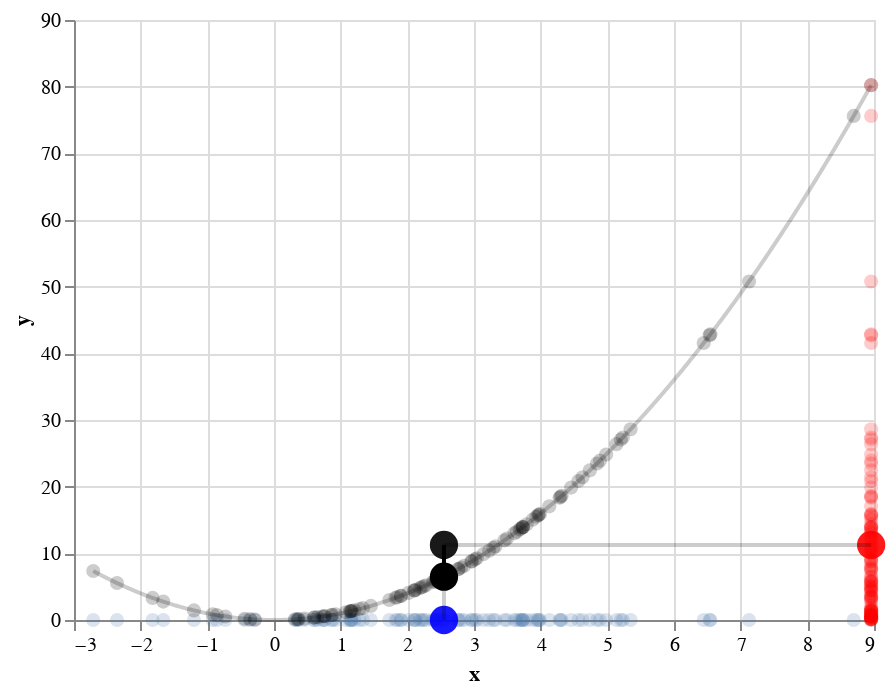

The cell this chart's notebook holds for it:
### Code cell
import altair as alt
from vega_datasets import data

import numpy as np

def make_bar_chart(size, opacity, data):
    return alt.Chart(data).mark_bar(size=10, opacity=.2).encode(
        x='x:Q',  # specify ordinal data
        y='y:Q',  # specify quantitative data
    )
    return

def make_plot(s):

    def f(x):
        return x ** 2

    expected_value = f(np.mean(s))
    expected_sq = np.mean([f(i) for i in s])


    def make_altair_object(X, Y):
        bi = []
        for x, y in zip(X,Y):
            bi.append({"x":x, "y":y})
        return alt.Data({"values" : bi})

    point_size = 50
    expectation_size = 200
    point_opacity = .2
    expectation_opacity = .9
    line_opacity=.2

    dt = make_altair_object(s, np.zeros_like(s))

    c1 = alt.Chart(dt).mark_point(size=point_size, filled=True, opacity=point_opacity).encode(
        x='x:Q',  # specify ordinal data
        y='y:Q',  # specify quantitative data
    )

    x = np.linspace(min(s), max(s), 1000)
    y = [f(i) for i in x]
    dt = make_altair_object(x, y)


    c2 = alt.Chart(dt).mark_line(opacity=line_opacity, color="black").encode(
        x='x:Q',  # specify ordinal data
        y='y:Q',  # specify quantitative data
    )

    dt = make_altair_object([np.mean(s)], [0])

    c3 = alt.Chart(dt).mark_point(size=expectation_size, color="blue", opacity=expectation_opacity, filled=True).encode(
        x='x:Q',  # specify ordinal data
        y='y:Q',  # specify quantitative data
    )


    dt = make_altair_object(X=s, Y=[f(i) for i in s])

    c4 = alt.Chart(dt).mark_point(opacity=point_opacity, size=point_size, color="black", filled=True).encode(
        x='x:Q',  # specify ordinal data
        y='y:Q',  # specify quantitative data
    )

    dt = make_altair_object(np.zeros_like(s) + np.max(x), Y=[f(i) for i in s])


    c5 = alt.Chart(dt).mark_point(opacity=point_opacity, size=point_size, color="red", filled=True).encode(
        x='x:Q',  # specify ordinal data
        y='y:Q',  # specify quantitative data
    )

    dt = make_altair_object([np.max(s)], [np.mean([f(i) for i in s])])

    c6 = alt.Chart(dt).mark_point(opacity=expectation_opacity, size=expectation_size, color="red", filled=True).encode(
        x='x:Q',  # specify ordinal data
        y='y:Q',  # specify quantitative data
    )

    dt = make_altair_object([np.mean(s)], [np.mean([f(i) for i in s])])

    c7 = alt.Chart(dt).mark_point(opacity=expectation_opacity, size=expectation_size, color="black", filled=True).encode(
        x='x:Q',  # specify ordinal data
        y='y:Q',  # specify quantitative data
    )

    x = [np.mean(s), np.max(s)]
    y = [np.mean([f(i) for i in s]), np.mean([f(i) for i in s])]

    dt = make_altair_object(x,y)

    c8 = alt.Chart(dt).mark_line(color="black", opacity=line_opacity).encode(
        x='x:Q',  # specify ordinal data
        y='y:Q',  # specify quantitative data
    )

    x = [np.mean(s), np.mean(s)]
    y = [np.mean([f(i) for i in s]), 0]

    dt = make_altair_object(x,y)

    c9 = alt.Chart(dt).mark_line(color="black", opacity=line_opacity).encode(
        x='x:Q',  # specify ordinal data
        y='y:Q',  # specify quantitative data
    )

    x = [np.mean(s), np.mean(s)]
    y = [np.mean([f(i) for i in s]), f(np.mean(s))]

    dt = make_altair_object(x,y)

    c10 = alt.Chart(dt).mark_line(color="black", opacity=1, thickness=100).encode(
        x='x:Q',  # specify ordinal data
        y='y:Q',  # specify quantitative data
    )


    x = [np.mean(s)]
    y = [f(np.mean(s))]

    dt = make_altair_object(x,y)

    c11 = alt.Chart(dt).mark_point(color="black", opacity=1, filled=True, size=expectation_size).encode(
        x='x:Q',  # specify ordinal data
        y='y:Q',  # specify quantitative data
    )
    
    return c1 + c2 + c3 + c4 + c5 + c6 + c7 + c8 + c9 + c10 + c11

make_plot()

### Figure 1 — Vega-Lite specification as saved in the notebook (floating-point values rounded to 4 significant figures; data arrays with more than 128 entries replaced by an {"elided": "..."} marker saying what was removed)
{"$schema": "https://vega.github.io/schema/vega-lite/v2.6.0.json", "config": {"view": {"height": 300, "width": 400}}, "layer": [{"data": {"values": [{"x": -0.9191, "y": 0}, {"x": 0.3682, "y": 0}, {"x": 0.7563, "y": 0}, {"x": 1.205, "y": 0}, {"x": 5.203, "y": 0}, {"x": 2.762, "y": 0}, {"x": 3.733, "y": 0}, {"x": 1.823, "y": 0}, {"x": 3.79, "y": 0}, {"x": 1.73, "y": 0}, {"x": 2.103, "y": 0}, {"x": 3.732, "y": 0}, {"x": -0.7296, "y": 0}, {"x": 5.349, "y": 0}, {"x": 2.807, "y": 0}, {"x": 2.381, "y": 0}, {"x": 2.213, "y": 0}, {"x": 6.535, "y": 0}, {"x": 6.547, "y": 0}, {"x": 8.696, "y": 0}, {"x": 3.014, "y": 0}, {"x": -0.2872, "y": 0}, {"x": 2.439, "y": 0}, {"x": 2.403, "y": 0}, {"x": 4.316, "y": 0}, {"x": 3.042, "y": 0}, {"x": 4.738, "y": 0}, {"x": 7.126, "y": 0}, {"x": 5.136, "y": 0}, {"x": 4.13, "y": 0}, {"x": 1.908, "y": 0}, {"x": 3.225, "y": 0}, {"x": 3.963, "y": 0}, {"x": 0.4583, "y": 0}, {"x": 2.127, "y": 0}, {"x": 3.145, "y": 0}, {"x": 3.989, "y": 0}, {"x": 4.982, "y": 0}, {"x": -1.661, "y": 0}, {"x": 2.97, "y": 0}, {"x": 4.283, "y": 0}, {"x": 2.107, "y": 0}, {"x": 0.351, "y": 0}, {"x": 0.605, "y": 0}, {"x": 0.925, "y": 0}, {"x": -0.3561, "y": 0}, {"x": 1.165, "y": 0}, {"x": 0.5997, "y": 0}, {"x": 2.961, "y": 0}, {"x": 1.137, "y": 0}, {"x": -0.4408, "y": 0}, {"x": 2.854, "y": 0}, {"x": 4.845, "y": 0}, {"x": 1.282, "y": 0}, {"x": 1.902, "y": 0}, {"x": 3.64, "y": 0}, {"x": 3.879, "y": 0}, {"x": 3.708, "y": 0}, {"x": 3.29, "y": 0}, {"x": 4.298, "y": 0}, {"x": 3.607, "y": 0}, {"x": 1.077, "y": 0}, {"x": 6.446, "y": 0}, {"x": -2.712, "y": 0}, {"x": 2.427, "y": 0}, {"x": 1.85, "y": 0}, {"x": 3.972, "y": 0}, {"x": 3.936, "y": 0}, {"x": 5.233, "y": 0}, {"x": -0.857, "y": 0}, {"x": 3.495, "y": 0}, {"x": 4.889, "y": 0}, {"x": 1.334, "y": 0}, {"x": 0.6502, "y": 0}, {"x": 0.7553, "y": 0}, {"x": 2.19, "y": 0}, {"x": 4.565, "y": 0}, {"x": 8.957, "y": 0}, {"x": 2.539, "y": 0}, {"x": 1.149, "y": 0}, {"x": 0.723, "y": 0}, {"x": -1.201, "y": 0}, {"x": 3.322, "y": 0}, {"x": 4.628, "y": 0}, {"x": 0.8603, "y": 0}, {"x": 3.732, "y": 0}, {"x": 2.281, "y": 0}, {"x": 0.8798, "y": 0}, {"x": 1.453, "y": 0}, {"x": 2.243, "y": 0}, {"x": 3.686, "y": 0}, {"x": -1.821, "y": 0}, {"x": 2.554, "y": 0}, {"x": 3.457, "y": 0}, {"x": 2.017, "y": 0}, {"x": 4.457, "y": 0}, {"x": 0.3152, "y": 0}, {"x": 2.766, "y": 0}, {"x": 1.162, "y": 0}, {"x": -2.354, "y": 0}]}, "encoding": {"x": {"field": "x", "type": "quantitative"}, "y": {"field": "y", "type": "quantitative"}}, "mark": {"filled": true, "opacity": 0.2, "size": 50, "type": "point"}}, {"data": {"values": {"elided": "1000 records"}}, "encoding": {"x": {"field": "x", "type": "quantitative"}, "y": {"field": "y", "type": "quantitative"}}, "mark": {"color": "black", "opacity": 0.2, "type": "line"}}, {"data": {"values": [{"x": 2.549, "y": 0}]}, "encoding": {"x": {"field": "x", "type": "quantitative"}, "y": {"field": "y", "type": "quantitative"}}, "mark": {"color": "blue", "filled": true, "opacity": 0.9, "size": 200, "type": "point"}}, {"data": {"values": [{"x": -0.9191, "y": 0.8447}, {"x": 0.3682, "y": 0.1356}, {"x": 0.7563, "y": 0.5719}, {"x": 1.205, "y": 1.451}, {"x": 5.203, "y": 27.07}, {"x": 2.762, "y": 7.63}, {"x": 3.733, "y": 13.94}, {"x": 1.823, "y": 3.324}, {"x": 3.79, "y": 14.37}, {"x": 1.73, "y": 2.992}, {"x": 2.103, "y": 4.421}, {"x": 3.732, "y": 13.93}, {"x": -0.7296, "y": 0.5324}, {"x": 5.349, "y": 28.61}, {"x": 2.807, "y": 7.881}, {"x": 2.381, "y": 5.671}, {"x": 2.213, "y": 4.899}, {"x": 6.535, "y": 42.7}, {"x": 6.547, "y": 42.86}, {"x": 8.696, "y": 75.61}, {"x": 3.014, "y": 9.086}, {"x": -0.2872, "y": 0.08247}, {"x": 2.439, "y": 5.951}, {"x": 2.403, "y": 5.773}, {"x": 4.316, "y": 18.62}, {"x": 3.042, "y": 9.254}, {"x": 4.738, "y": 22.45}, {"x": 7.126, "y": 50.78}, {"x": 5.136, "y": 26.38}, {"x": 4.13, "y": 17.05}, {"x": 1.908, "y": 3.639}, {"x": 3.225, "y": 10.4}, {"x": 3.963, "y": 15.71}, {"x": 0.4583, "y": 0.21}, {"x": 2.127, "y": 4.526}, {"x": 3.145, "y": 9.888}, {"x": 3.989, "y": 15.91}, {"x": 4.982, "y": 24.82}, {"x": -1.661, "y": 2.76}, {"x": 2.97, "y": 8.823}, {"x": 4.283, "y": 18.35}, {"x": 2.107, "y": 4.441}, {"x": 0.351, "y": 0.1232}, {"x": 0.605, "y": 0.366}, {"x": 0.925, "y": 0.8556}, {"x": -0.3561, "y": 0.1268}, {"x": 1.165, "y": 1.356}, {"x": 0.5997, "y": 0.3597}, {"x": 2.961, "y": 8.765}, {"x": 1.137, "y": 1.293}, {"x": -0.4408, "y": 0.1943}, {"x": 2.854, "y": 8.143}, {"x": 4.845, "y": 23.48}, {"x": 1.282, "y": 1.642}, {"x": 1.902, "y": 3.618}, {"x": 3.64, "y": 13.25}, {"x": 3.879, "y": 15.05}, {"x": 3.708, "y": 13.75}, {"x": 3.29, "y": 10.83}, {"x": 4.298, "y": 18.47}, {"x": 3.607, "y": 13.01}, {"x": 1.077, "y": 1.161}, {"x": 6.446, "y": 41.55}, {"x": -2.712, "y": 7.352}, {"x": 2.427, "y": 5.89}, {"x": 1.85, "y": 3.424}, {"x": 3.972, "y": 15.78}, {"x": 3.936, "y": 15.49}, {"x": 5.233, "y": 27.38}, {"x": -0.857, "y": 0.7344}, {"x": 3.495, "y": 12.22}, {"x": 4.889, "y": 23.9}, {"x": 1.334, "y": 1.78}, {"x": 0.6502, "y": 0.4228}, {"x": 0.7553, "y": 0.5705}, {"x": 2.19, "y": 4.796}, {"x": 4.565, "y": 20.84}, {"x": 8.957, "y": 80.23}, {"x": 2.539, "y": 6.446}, {"x": 1.149, "y": 1.32}, {"x": 0.723, "y": 0.5228}, {"x": -1.201, "y": 1.442}, {"x": 3.322, "y": 11.03}, {"x": 4.628, "y": 21.42}, {"x": 0.8603, "y": 0.7401}, {"x": 3.732, "y": 13.93}, {"x": 2.281, "y": 5.202}, {"x": 0.8798, "y": 0.7741}, {"x": 1.453, "y": 2.112}, {"x": 2.243, "y": 5.033}, {"x": 3.686, "y": 13.58}, {"x": -1.821, "y": 3.315}, {"x": 2.554, "y": 6.521}, {"x": 3.457, "y": 11.95}, {"x": 2.017, "y": 4.067}, {"x": 4.457, "y": 19.87}, {"x": 0.3152, "y": 0.09937}, {"x": 2.766, "y": 7.653}, {"x": 1.162, "y": 1.35}, {"x": -2.354, "y": 5.543}]}, "encoding": {"x": {"field": "x", "type": "quantitative"}, "y": {"field": "y", "type": "quantitative"}}, "mark": {"color": "black", "filled": true, "opacity": 0.2, "size": 50, "type": "point"}}, {"data": {"values": [{"x": 8.957, "y": 0.8447}, {"x": 8.957, "y": 0.1356}, {"x": 8.957, "y": 0.5719}, {"x": 8.957, "y": 1.451}, {"x": 8.957, "y": 27.07}, {"x": 8.957, "y": 7.63}, {"x": 8.957, "y": 13.94}, {"x": 8.957, "y": 3.324}, {"x": 8.957, "y": 14.37}, {"x": 8.957, "y": 2.992}, {"x": 8.957, "y": 4.421}, {"x": 8.957, "y": 13.93}, {"x": 8.957, "y": 0.5324}, {"x": 8.957, "y": 28.61}, {"x": 8.957, "y": 7.881}, {"x": 8.957, "y": 5.671}, {"x": 8.957, "y": 4.899}, {"x": 8.957, "y": 42.7}, {"x": 8.957, "y": 42.86}, {"x": 8.957, "y": 75.61}, {"x": 8.957, "y": 9.086}, {"x": 8.957, "y": 0.08247}, {"x": 8.957, "y": 5.951}, {"x": 8.957, "y": 5.773}, {"x": 8.957, "y": 18.62}, {"x": 8.957, "y": 9.254}, {"x": 8.957, "y": 22.45}, {"x": 8.957, "y": 50.78}, {"x": 8.957, "y": 26.38}, {"x": 8.957, "y": 17.05}, {"x": 8.957, "y": 3.639}, {"x": 8.957, "y": 10.4}, {"x": 8.957, "y": 15.71}, {"x": 8.957, "y": 0.21}, {"x": 8.957, "y": 4.526}, {"x": 8.957, "y": 9.888}, {"x": 8.957, "y": 15.91}, {"x": 8.957, "y": 24.82}, {"x": 8.957, "y": 2.76}, {"x": 8.957, "y": 8.823}, {"x": 8.957, "y": 18.35}, {"x": 8.957, "y": 4.441}, {"x": 8.957, "y": 0.1232}, {"x": 8.957, "y": 0.366}, {"x": 8.957, "y": 0.8556}, {"x": 8.957, "y": 0.1268}, {"x": 8.957, "y": 1.356}, {"x": 8.957, "y": 0.3597}, {"x": 8.957, "y": 8.765}, {"x": 8.957, "y": 1.293}, {"x": 8.957, "y": 0.1943}, {"x": 8.957, "y": 8.143}, {"x": 8.957, "y": 23.48}, {"x": 8.957, "y": 1.642}, {"x": 8.957, "y": 3.618}, {"x": 8.957, "y": 13.25}, {"x": 8.957, "y": 15.05}, {"x": 8.957, "y": 13.75}, {"x": 8.957, "y": 10.83}, {"x": 8.957, "y": 18.47}, {"x": 8.957, "y": 13.01}, {"x": 8.957, "y": 1.161}, {"x": 8.957, "y": 41.55}, {"x": 8.957, "y": 7.352}, {"x": 8.957, "y": 5.89}, {"x": 8.957, "y": 3.424}, {"x": 8.957, "y": 15.78}, {"x": 8.957, "y": 15.49}, {"x": 8.957, "y": 27.38}, {"x": 8.957, "y": 0.7344}, {"x": 8.957, "y": 12.22}, {"x": 8.957, "y": 23.9}, {"x": 8.957, "y": 1.78}, {"x": 8.957, "y": 0.4228}, {"x": 8.957, "y": 0.5705}, {"x": 8.957, "y": 4.796}, {"x": 8.957, "y": 20.84}, {"x": 8.957, "y": 80.23}, {"x": 8.957, "y": 6.446}, {"x": 8.957, "y": 1.32}, {"x": 8.957, "y": 0.5228}, {"x": 8.957, "y": 1.442}, {"x": 8.957, "y": 11.03}, {"x": 8.957, "y": 21.42}, {"x": 8.957, "y": 0.7401}, {"x": 8.957, "y": 13.93}, {"x": 8.957, "y": 5.202}, {"x": 8.957, "y": 0.7741}, {"x": 8.957, "y": 2.112}, {"x": 8.957, "y": 5.033}, {"x": 8.957, "y": 13.58}, {"x": 8.957, "y": 3.315}, {"x": 8.957, "y": 6.521}, {"x": 8.957, "y": 11.95}, {"x": 8.957, "y": 4.067}, {"x": 8.957, "y": 19.87}, {"x": 8.957, "y": 0.09937}, {"x": 8.957, "y": 7.653}, {"x": 8.957, "y": 1.35}, {"x": 8.957, "y": 5.543}]}, "encoding": {"x": {"field": "x", "type": "quantitative"}, "y": {"field": "y", "type": "quantitative"}}, "mark": {"color": "red", "filled": true, "opacity": 0.2, "size": 50, "type": "point"}}, {"data": {"values": [{"x": 8.957, "y": 11.26}]}, "encoding": {"x": {"field": "x", "type": "quantitative"}, "y": {"field": "y", "type": "quantitative"}}, "mark": {"color": "red", "filled": true, "opacity": 0.9, "size": 200, "type": "point"}}, {"data": {"values": [{"x": 2.549, "y": 11.26}]}, "encoding": {"x": {"field": "x", "type": "quantitative"}, "y": {"field": "y", "type": "quantitative"}}, "mark": {"color": "black", "filled": true, "opacity": 0.9, "size": 200, "type": "point"}}, {"data": {"values": [{"x": 2.549, "y": 11.26}, {"x": 8.957, "y": 11.26}]}, "encoding": {"x": {"field": "x", "type": "quantitative"}, "y": {"field": "y", "type": "quantitative"}}, "mark": {"color": "black", "opacity": 0.2, "type": "line"}}, {"data": {"values": [{"x": 2.549, "y": 11.26}, {"x": 2.549, "y": 0}]}, "encoding": {"x": {"field": "x", "type": "quantitative"}, "y": {"field": "y", "type": "quantitative"}}, "mark": {"color": "black", "opacity": 0.2, "type": "line"}}, {"data": {"values": [{"x": 2.549, "y": 11.26}, {"x": 2.549, "y": 6.5}]}, "encoding": {"x": {"field": "x", "type": "quantitative"}, "y": {"field": "y", "type": "quantitative"}}, "mark": {"color": "black", "opacity": 1, "thickness": 100, "type": "line"}}, {"data": {"values": [{"x": 2.549, "y": 6.5}]}, "encoding": {"x": {"field": "x", "type": "quantitative"}, "y": {"field": "y", "type": "quantitative"}}, "mark": {"color": "black", "filled": true, "opacity": 1, "size": 200, "type": "point"}}]}
